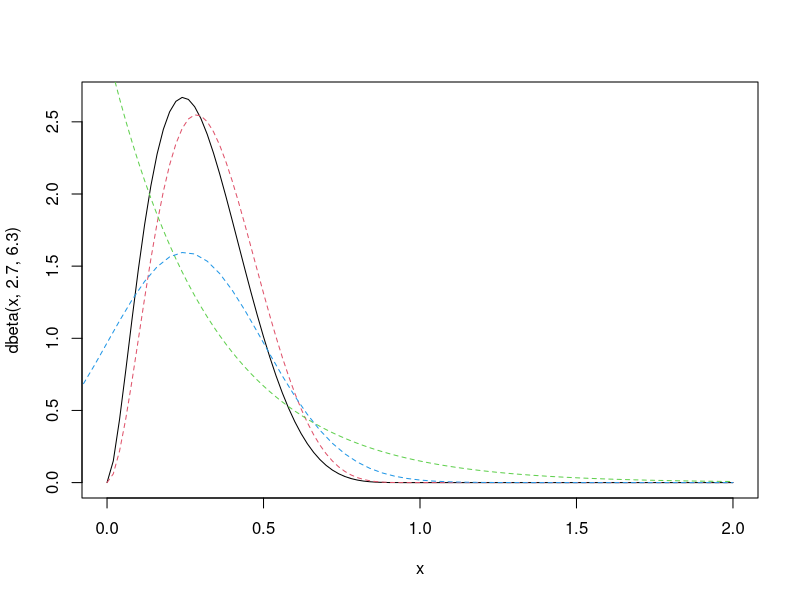
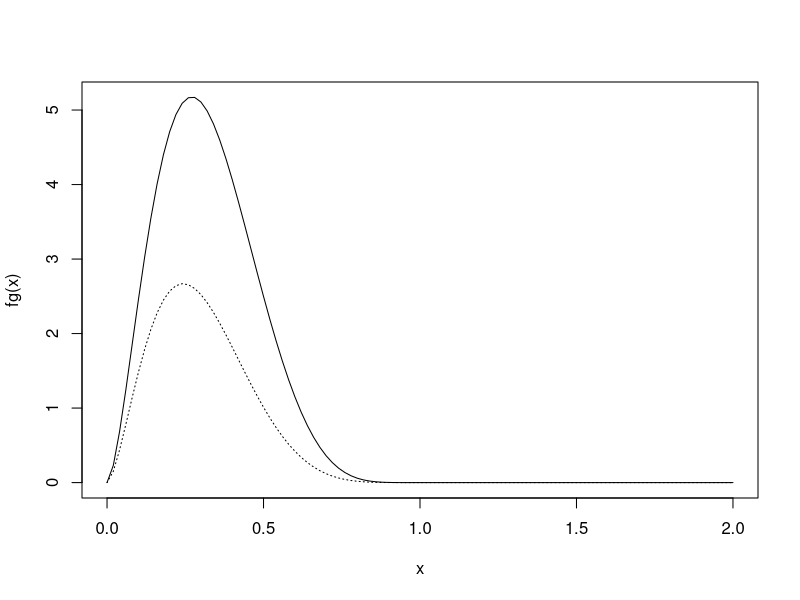
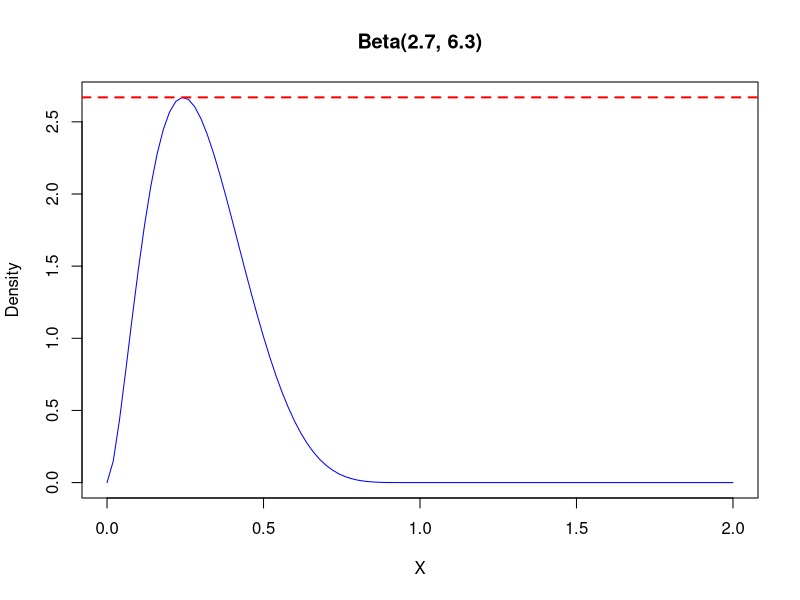
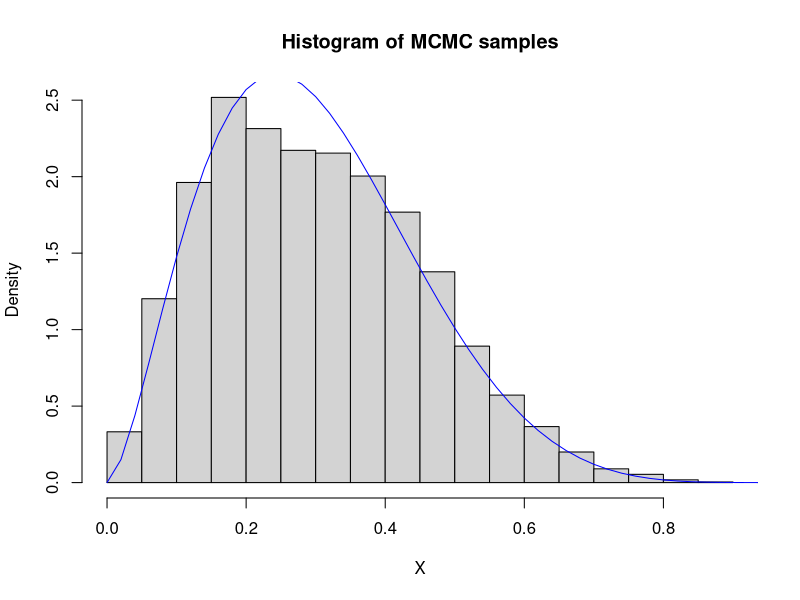
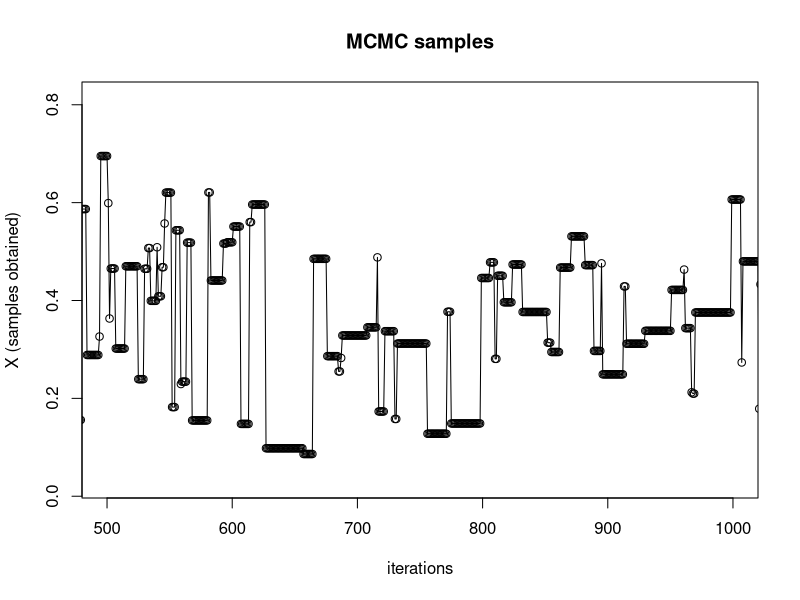
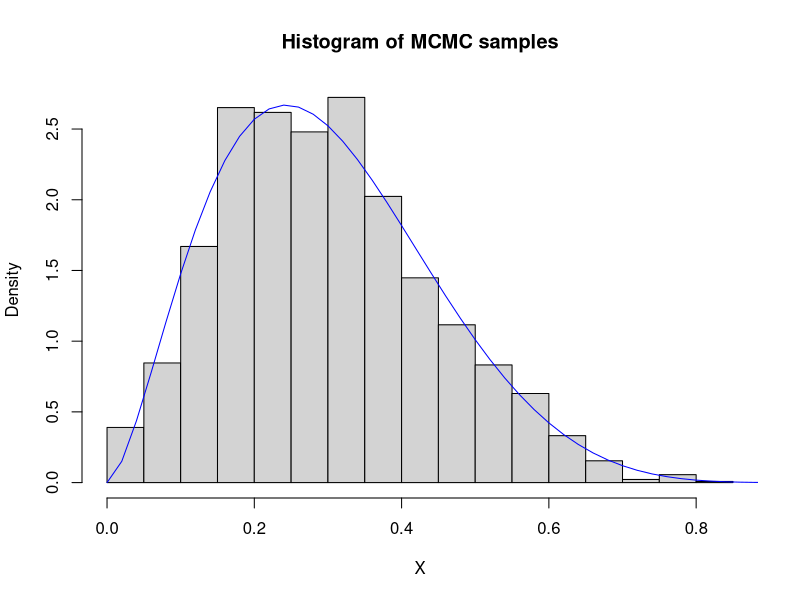
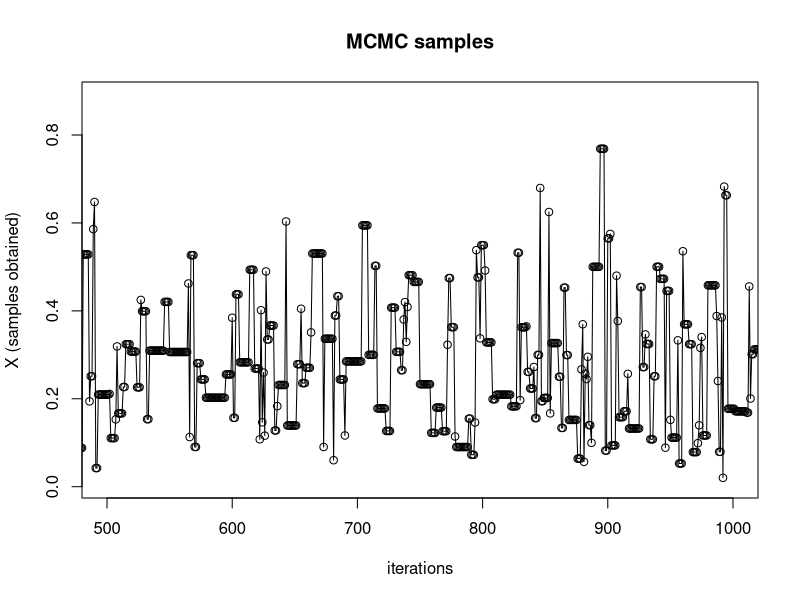
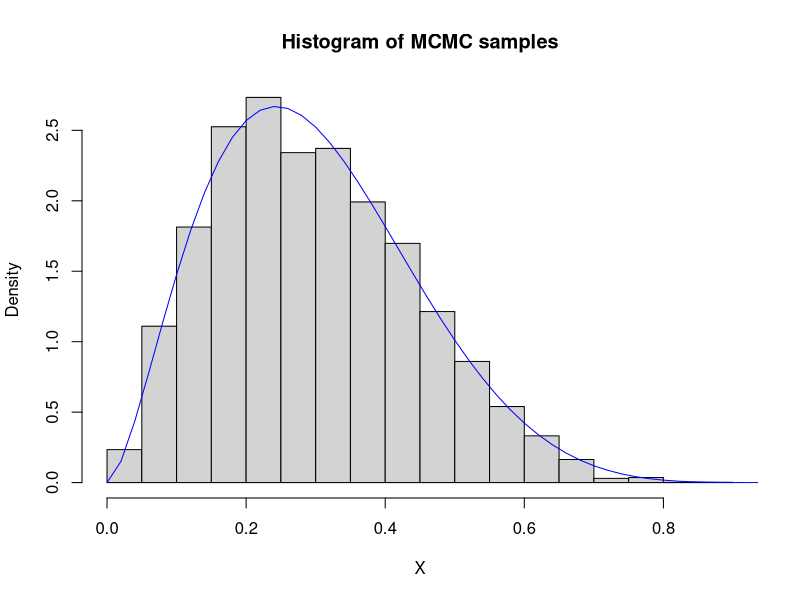

Write R code to recreate these figures, in order.
## ---- chunk 1
## potential instumential distributions
curve(expr = dbeta(x, 2.7, 6.3), from = 0, to = 2)
curve(expr = dbeta(x, 3, 6), from = 0, to = 2, add = TRUE, col = 2, lty = 2)
curve(expr = dexp(x, rate = 3), from = 0, to = 2, add = TRUE, col = 3, lty = 2)
#curve(expr = dnorm(x, mean = 1, sd = 1), from = 0, to = 2, add = TRUE, col = 4, lty = 2)
curve(expr = dnorm(x, mean = 0.25, 0.25), from = -2, to = 2, add = TRUE, col = 4, lty = 2)







fg = function(x){
  1.5*dbeta(x, 2.7, 6.3)/dexp(x, rate = 1)
}

curve(expr = fg, from = 0, to = 2)
curve(expr = dbeta(x, 2.7, 6.3), from = 0, to = 2, add = TRUE, lty = 3)

## ---- chunk 2
N = 10000

## For accept-reject, we need to find a value for M
## we can use `optimize` to find the maximum of our target density
maximum  = optimize(f = function(x){ dbeta(x, 2.7, 6.3) }, 
                    interval = c(0, 2), maximum = TRUE ) ## obtain maximum

## M here is basically random guess
M = maximum$objective  ## something smaller like 1.5 works too!
curve(expr = dbeta(x, 2.7, 6.3), 
      from = 0, to = 2, col = "blue",
      main = "Beta(2.7, 6.3)", xlab = "X", ylab = "Density")
abline(h = M, lty = 2, lwd = 2, col = "red")

f = function(x){
  dbeta(x, 2.7, 6.3)
}

g = function(x){
  #dnorm(x, mean = maximum$maximum, sd = 0.25)
  dexp(x, rate = 1)
}


#N = 100000
X = numeric(N)
i = 0
while(i < N){
  #Y = abs(rnorm(n = 1, mean = maximum$maximum, sd = 0.25))
  Y = rexp(n = 1, rate = 1)
  U = runif(1)
  if(U*M <= f(Y)/g(Y)){
    i = i + 1
    X[i] = Y
  }
}



print("sample mean from direct samples")
mean(rbeta(n = 1000, shape1 = 2.7, shape2 = 6.3))
print("sample mean from Accept-Reject samples")
mean(X)


## see how samples from chain compare to Beta(2.7, 6.3) density
hist(X, main = "Histogram of MCMC samples", prob = TRUE)
curve(expr = dbeta(x, 2.7, 6.3), 
      from = 0, to = 2, add = TRUE, col = "blue")

## ---- chunk 3
## Metropolis Hastings
## now compare results with Beta(2.7, 6.3)

N = 10000
X = numeric(N)
X[1] = rbeta(n = 1, shape1 = 2.7, shape2 = 6.3) ## initial value
for(i in 1:N){
  Y = rexp(n = 1, rate = X[i])
  rho = (dbeta(x = Y, 2.7, 6.3) * dexp(x = X[i], rate = Y)) / 
    (dbeta(x = X[i], 2.7, 6.3) * dexp(x = Y, rate = X[i])) 
  
  if(runif(1) < rho){
    X[i+1] = Y
  } else{
    X[i+1] = X[i]
  }
  
}

print("sample mean from direct samples")
mean(rbeta(n = 1000, shape1 = 2.7, shape2 = 6.3))
print("sample mean from M-H samples")
mean(X)

## see chain transitions
plot(X, type = "o", main = "MCMC samples",
     xlim = c(500,1000),
     xlab = "iterations", ylab = "X (samples obtained)")

## see how samples from chain compare to Beta(2.7, 6.3) density
hist(X, main = "Histogram of MCMC samples", prob = TRUE)
curve(expr = dbeta(x, 2.7, 6.3), 
      from = 0, to = 2, add = TRUE, col = "blue")


## ---- chunk 4

## Metropolis Hastings
## now compare results with Beta(2.7, 6.3)

N = 10000
X = numeric(N)
X[1] = rbeta(n = 1, shape1 = 2.7, shape2 = 6.3)
for(i in 1:N){
  Y = rexp(n = 1, rate = 1)
  rho = (dbeta(x = Y, 2.7, 6.3) * dexp(x = X[i], rate = 1)) / 
    (dbeta(x = X[i], 2.7, 6.3) * dexp(x = Y, rate = 1)) 
  
  if(runif(1) < rho){
    X[i+1] = Y
  } else{
    X[i+1] = X[i]
  }
  
}



print("sample mean from direct samples")
mean(rbeta(n = 1000, shape1 = 2.7, shape2 = 6.3))
print("sample mean from M-H samples")
mean(X)


## see chain transitions
plot(X, type = "o", main = "MCMC samples",
     xlim = c(500,1000),
     xlab = "iterations", ylab = "X (samples obtained)")

## see how samples from chain compare to Beta(2.7, 6.3) density
hist(X, main = "Histogram of MCMC samples", prob = TRUE)
curve(expr = dbeta(x, 2.7, 6.3), 
      from = 0, to = 2, add = TRUE, col = "blue")



## ---- chunk 5
N = 10000

## For accept-reject, we need to find a value for M
## we can use `optimize` to find the maximum of our target density
maximum  = optimize(f = function(x){ dgamma(x = x, shape = 4.3, rate = 6.2)}, 
                    interval = c(0, 2), maximum = TRUE ) ## obtain maximum

M = maximum$objective
curve(expr = dgamma(x = x, shape = 4.3, rate = 6.2), 
      from = 0, to = 2, col = "blue",
      main = "Gamma(4.3, 6.2", xlab = "X", ylab = "Density")
abline(h = M, lty = 3, lwd = 2, col = "red")

f = function(x){
  dgamma(x = x, shape = 4.3, rate = 6.2)
}

g = function(x){
  dgamma(x = x, shape = 4, rate = 7)
}


#N = 10
X = numeric(N)
i = 0
while(i < N){
  Y = rgamma(n = 1, shape = 4, rate = 7)
  U = runif(1)
  if(U*M <= f(Y)/g(Y)){
    i = i + 1
    X[i] = Y
  }
}

## see how samples from chain compare to Gamma density
hist(X, main = "Histogram of MCMC samples", prob = TRUE)
curve(expr = dgamma(x = x, shape = 4.3, rate = 6.2), 
      from = 0, to = 2, add = TRUE, col = "blue")

## ---- chunk 6
## Metropolis Hastings 

N = 10000
X = numeric(N)
X[1] = rgamma(n = 1, shape = 4.3, rate = 6.2)
for(i in 1:N){
  Y = rgamma(n = 1, shape = 4, rate = 7)
  rho = (dgamma(x = Y, shape = 4.3, rate = 6.2) * dgamma(x = X[i], shape = 4, rate = 7)) / 
    (dgamma(x = X[i], shape = 4.3, rate = 6.2) * dgamma(x = Y, shape = 4, rate = 7)) 
  #X[i+1] = X[i] + (Y - X[i])*(runif(1) < rho) ## equivalent to if-else statement below
  if(runif(1) < rho){
    X[i+1] = Y
  } else{
    X[i+1] = X[i]
  }
  
}



mean(X)

## see chain transitions
par(mfrow = c(1,2))
plot(X, type = "o", main = "MCMC samples",
     xlim = c(1,200),
     xlab = "iterations", ylab = "X (samples obtained)")

plot(X, type = "o", main = "MCMC samples",
     xlim = c(N-200,N),
     xlab = "iterations", ylab = "X (samples obtained)")
par(mfrow = c(1,1))


## see how samples from chain compare to Gamma density
hist(X, main = "Histogram of MCMC samples", prob = TRUE)
curve(expr = dgamma(x = x, shape = 4.3, rate = 6.2), 
      from = 0, to = 2, add = TRUE, col = "blue")

## ---- chunk 7

## Metropolis Hastings
## now compare results with Gamma(5,6)

N = 10000
X = numeric(N)
X[1] = rgamma(n = 1, shape = 4.3, rate = 6.2)
for(i in 1:N){
  Y = rgamma(n = 1, shape = 5, rate = 6)
  rho = (dgamma(x = Y, shape = 4.3, rate = 6.2) * dgamma(x = X[i], shape = 5, rate = 6)) / 
    (dgamma(x = X[i], shape = 4.3, rate = 6.2) * dgamma(x = Y, shape = 5, rate = 6)) 
  #X[i+1] = X[i] + (Y - X[i])*(runif(1) < rho) ## equivalent to if-else statement below
  if(runif(1) < rho){
    X[i+1] = Y
  } else{
    X[i+1] = X[i]
  }
  
}



mean(X)

## see chain transitions
plot(X, type = "o", main = "MCMC samples",
     xlim = c(500,1000),
     xlab = "iterations", ylab = "X (samples obtained)")

## see how samples from chain compare to Gamma density
hist(X, main = "Histogram of MCMC samples", prob = TRUE)
curve(expr = dgamma(x = x, shape = 4.3, rate = 6.2), 
      from = 0, to = 2, add = TRUE, col = "blue")



## ---- chunk 8

dRayleigh = function(x, sigma = 4){
  ## any needed for `curve`
  if(any(x < 0)){
    out = 0
  } else{
  out = (x/sigma^2) * exp(-x^2 / (2 * sigma^2))
  }
  return(out)
}

N = 10000

X = numeric(N)
X[1] = 2 ## some random value

for(i in 1:N){
  Y = rchisq(n = 1, df = X[i])
  U = runif(1)
  rho = (dRayleigh(Y) * dchisq(x = X[i], df = Y)) / 
        (dRayleigh(X[i]) * dchisq(x = Y, df = X[i]))
  if(U < rho){
    X[i+1] = Y
  } else {
    X[i+1] = X[i]
  }
}



## see how samples from chain compare to Gamma density
hist(X, main = "Histogram of MCMC samples", prob = TRUE)
curve(expr = dRayleigh, 
      from = 0, to = 20, add = TRUE, col = "blue")



## ---- chunk 9

dRayleigh = function(x, sigma = 4){
  ## any needed for `curve`
  if(any(x < 0)){
    out = 0
  } else{
  out = (x/sigma^2) * exp(-x^2 / (2 * sigma^2))
  }
  return(out)
}

N = 10000

X = numeric(N)
X[1] = 2 ## some random value

for(i in 1:N){
  Y = rgamma(n = 1, shape = X[i], rate = 1)
  U = runif(1)
  rho = (dRayleigh(Y) * dgamma(x = X[i], shape = Y, rate = 1)) / 
        (dRayleigh(X[i]) * dgamma(x = Y, shape = X[i], rate = 1))
  if(U < rho){
    X[i+1] = Y
  } else {
    X[i+1] = X[i]
  }
}



## see how samples from chain compare to Gamma density
hist(X, main = "Histogram of MCMC samples", prob = TRUE)
curve(expr = dRayleigh, 
      from = 0, to = 20, add = TRUE, col = "blue")



## ---- chunk 10

dRayleigh = function(x, sigma = 4){
  ## any needed for `curve`
  if(any(x < 0)){
    out = 0
  } else{
  out = (x/sigma^2) * exp(-x^2 / (2 * sigma^2))
  }
  return(out)
}


N = 10000

X = numeric(N)
X[1] = 2 ## some random value

for(i in 1:N){
  Y = rgamma(n = 1, shape = 2, rate = 1)
  U = runif(1)
  rho = (dRayleigh(Y) * dgamma(x = X[i], shape = 2, rate = 1)) / 
        (dRayleigh(X[i]) * dgamma(x = Y, shape = 2, rate = 1))
  if(U < rho){
    X[i+1] = Y
  } else {
    X[i+1] = X[i]
  }
}



## see how samples from chain compare to Gamma density
hist(X, main = "Histogram of MCMC samples", prob = TRUE)
curve(expr = dRayleigh, 
      from = 0, to = 20, add = TRUE, col = "blue")



## ---- chunk 11
set.seed(987)
N = 10^6

#dt(x = x, df = 4)

X = numeric(N)
X[1] = rnorm(1) ## initialize the starting value

for(i in 1:N){
    Y = rnorm(1) ## independent of X_i
    rho = (dt(Y, df = 4) * dnorm(X[i])) /
            (dt(X[i], df = 4) * dnorm(Y))
    U = runif(1)
    if(U <= rho){
        X[i+1] = Y
    } else{
        X[i+1] = X[i]
    }

}




plot(density(X), type = "l", 
        lty = 2, main = "M-H with N(0,1) candidate")
curve(dt(x, df = 4), add = TRUE, col = 4)

## ---- chunk 12

## now with a t distribution with df = 2

X = numeric(N)
X[1] = rt(1, df = 2) ## initialize the starting value

for(i in 1:N){
    Y = rt(1, df = 2) ## independent of X_i
    rho = (dt(Y, df = 4) * dt(X[i], df = 2)) /
            (dt(X[i], df = 4) * dt(Y, df = 2))
    U = runif(1)
    if(U <= rho){
        X[i+1] = Y
    } else{
        X[i+1] = X[i]
    }

}




plot(density(X), type = "l", 
        lty = 2, main = "M-H with t_df = 2 candidate")
curve(dt(x, df = 4), add = TRUE, col = 4)
